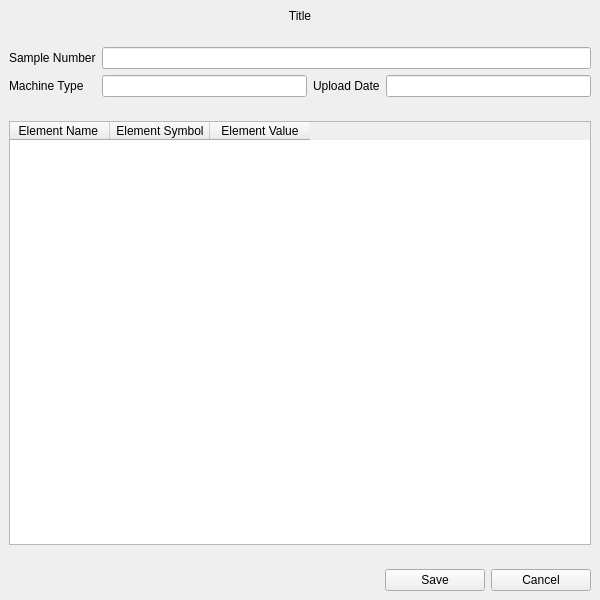
<?xml version="1.0" encoding="UTF-8"?>
<ui version="4.0">
 <class>Form</class>
 <widget class="QWidget" name="Form">
  <property name="geometry">
   <rect>
    <x>0</x>
    <y>0</y>
    <width>600</width>
    <height>600</height>
   </rect>
  </property>
  <property name="maximumSize">
   <size>
    <width>600</width>
    <height>600</height>
   </size>
  </property>
  <property name="windowTitle">
   <string>Form</string>
  </property>
  <layout class="QVBoxLayout" name="verticalLayout_2">
   <property name="leftMargin">
    <number>0</number>
   </property>
   <property name="topMargin">
    <number>0</number>
   </property>
   <property name="rightMargin">
    <number>0</number>
   </property>
   <property name="bottomMargin">
    <number>0</number>
   </property>
   <item>
    <widget class="QWidget" name="widget" native="true">
     <layout class="QHBoxLayout" name="horizontalLayout">
      <item>
       <widget class="QLabel" name="title">
        <property name="text">
         <string>Title</string>
        </property>
        <property name="alignment">
         <set>Qt::AlignCenter</set>
        </property>
       </widget>
      </item>
     </layout>
    </widget>
   </item>
   <item>
    <widget class="QWidget" name="widget_3" native="true">
     <layout class="QGridLayout" name="gridLayout">
      <item row="2" column="1">
       <widget class="QLineEdit" name="machineLine"/>
      </item>
      <item row="2" column="0">
       <widget class="QLabel" name="label_3">
        <property name="text">
         <string>Machine Type</string>
        </property>
       </widget>
      </item>
      <item row="2" column="2">
       <widget class="QLabel" name="label_4">
        <property name="text">
         <string>Upload Date</string>
        </property>
       </widget>
      </item>
      <item row="2" column="3">
       <widget class="QLineEdit" name="dateLine"/>
      </item>
      <item row="1" column="0">
       <widget class="QLabel" name="label_2">
        <property name="text">
         <string>Sample Number</string>
        </property>
       </widget>
      </item>
      <item row="1" column="1" colspan="3">
       <widget class="QLineEdit" name="sampleLine"/>
      </item>
     </layout>
    </widget>
   </item>
   <item>
    <widget class="QWidget" name="widget_2" native="true">
     <layout class="QVBoxLayout" name="verticalLayout">
      <item>
       <widget class="QTableWidget" name="table">
        <column>
         <property name="text">
          <string>Element Name </string>
         </property>
        </column>
        <column>
         <property name="text">
          <string>Element Symbol</string>
         </property>
        </column>
        <column>
         <property name="text">
          <string>Element Value</string>
         </property>
        </column>
       </widget>
      </item>
     </layout>
    </widget>
   </item>
   <item>
    <widget class="QWidget" name="widget_4" native="true">
     <layout class="QHBoxLayout" name="horizontalLayout_2">
      <item>
       <spacer name="horizontalSpacer">
        <property name="orientation">
         <enum>Qt::Horizontal</enum>
        </property>
        <property name="sizeHint" stdset="0">
         <size>
          <width>369</width>
          <height>20</height>
         </size>
        </property>
       </spacer>
      </item>
      <item>
       <widget class="QPushButton" name="saveBtn">
        <property name="minimumSize">
         <size>
          <width>100</width>
          <height>0</height>
         </size>
        </property>
        <property name="text">
         <string>Save</string>
        </property>
       </widget>
      </item>
      <item>
       <widget class="QPushButton" name="cancelBtn">
        <property name="minimumSize">
         <size>
          <width>100</width>
          <height>0</height>
         </size>
        </property>
        <property name="text">
         <string>Cancel</string>
        </property>
       </widget>
      </item>
     </layout>
    </widget>
   </item>
  </layout>
 </widget>
 <resources/>
 <connections/>
</ui>
